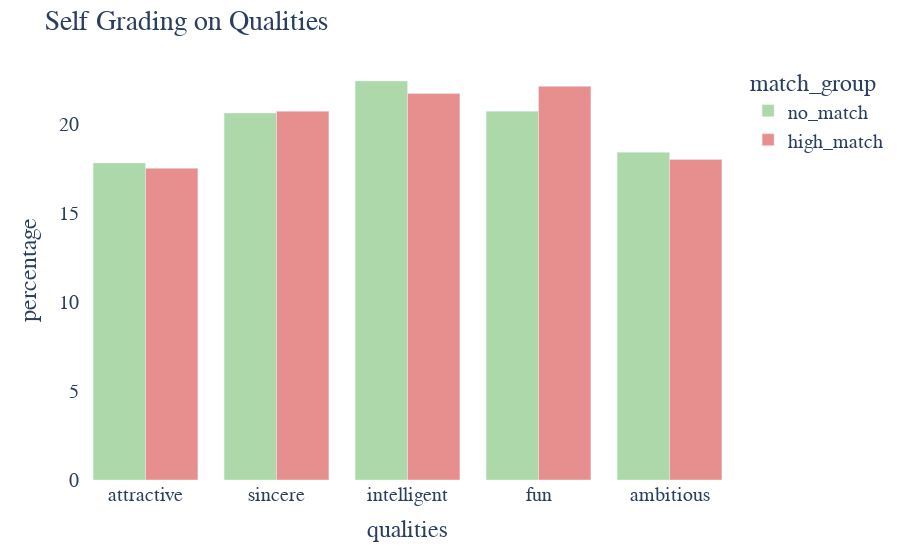

Notebook code for this chart:
### Code cell
# Self Grading Multiple Bar Plot
color_discrete_map = {'no_match': 'rgb(172, 216, 170)', 'high_match': 'rgb(231, 143, 142)'} #using one of the paletts that Colburn shared
fig7= px.bar(df_data3 , x='qualities', y='percentage', color='match_group', barmode= 'group',color_discrete_map=color_discrete_map )
fig7.update_layout(paper_bgcolor = "rgba(0,0,0,0)",
                   plot_bgcolor = "rgba(0,0,0,0)",
                   font_family = "verdana",
                   font_size = 20,
                   title = "Self Grading on Qualities"
)

fig7.show()

### Figure 1 — Plotly figure (JSON) as saved in the notebook; plotly's stock layout.template omitted (floating-point values rounded to 4 significant figures)
{"data": [{"alignmentgroup": "True", "hoverlabel": {"namelength": 0}, "hovertemplate": "match_group=no_match<br>qualities=%{x}<br>percentage=%{y}", "legendgroup": "no_match", "marker": {"color": "rgb(172, 216, 170)"}, "name": "no_match", "offsetgroup": "no_match", "orientation": "v", "showlegend": true, "textposition": "auto", "type": "bar", "x": ["attractive", "sincere", "intelligent", "fun", "ambitious"], "xaxis": "x", "y": [17.8, 20.6, 22.4, 20.7, 18.4], "yaxis": "y"}, {"alignmentgroup": "True", "hoverlabel": {"namelength": 0}, "hovertemplate": "match_group=high_match<br>qualities=%{x}<br>percentage=%{y}", "legendgroup": "high_match", "marker": {"color": "rgb(231, 143, 142)"}, "name": "high_match", "offsetgroup": "high_match", "orientation": "v", "showlegend": true, "textposition": "auto", "type": "bar", "x": ["attractive", "sincere", "intelligent", "fun", "ambitious"], "xaxis": "x", "y": [17.5, 20.7, 21.7, 22.1, 18], "yaxis": "y"}], "layout": {"barmode": "group", "font": {"family": "verdana", "size": 20}, "legend": {"title": {"text": "match_group"}, "tracegroupgap": 0}, "margin": {"t": 60}, "paper_bgcolor": "rgba(0,0,0,0)", "plot_bgcolor": "rgba(0,0,0,0)", "title": {"text": "Self Grading on Qualities"}, "xaxis": {"anchor": "y", "domain": [0, 1], "title": {"text": "qualities"}}, "yaxis": {"anchor": "x", "domain": [0, 1], "title": {"text": "percentage"}}}}
